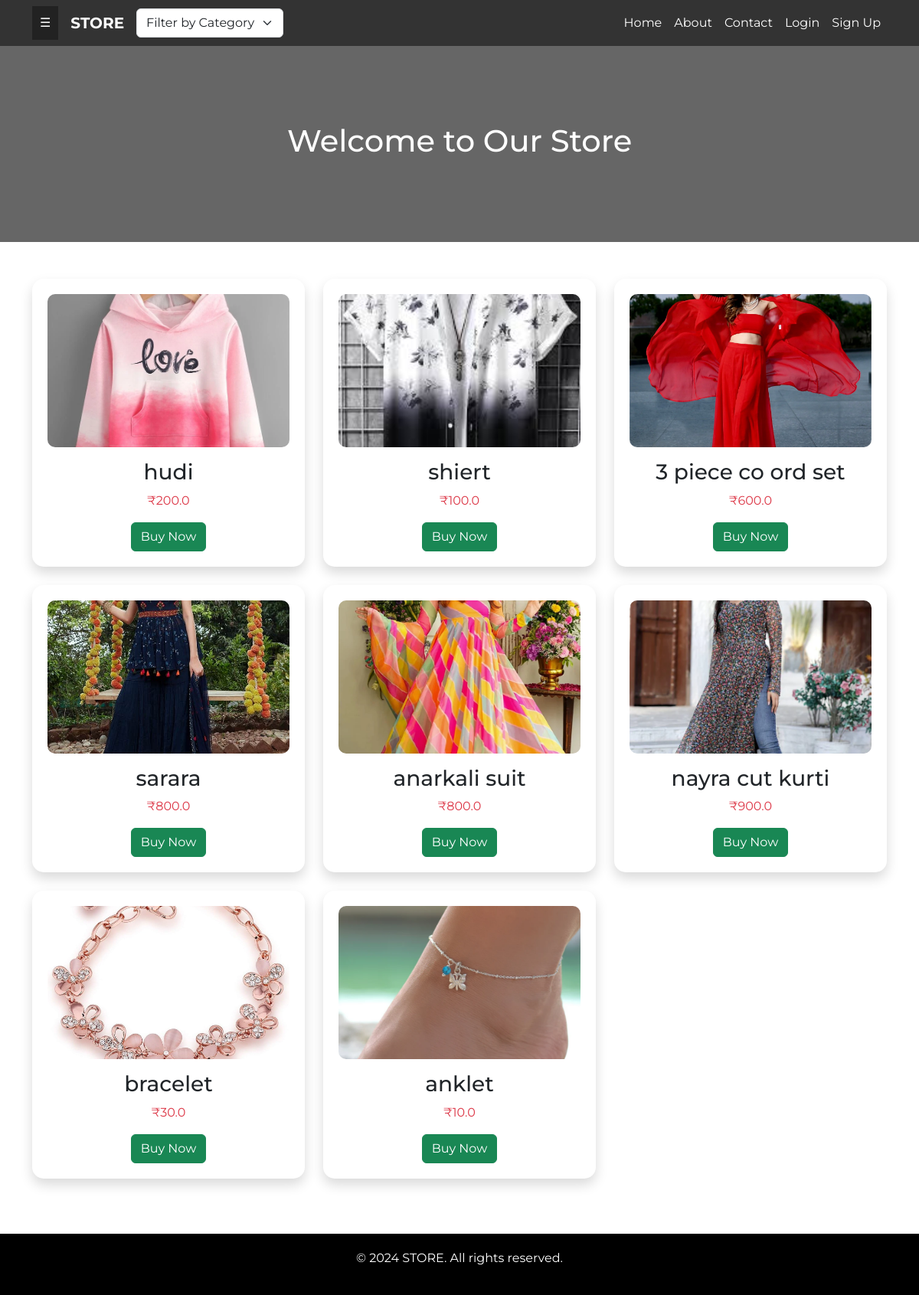
/, run on an earlier commit of the app's database.
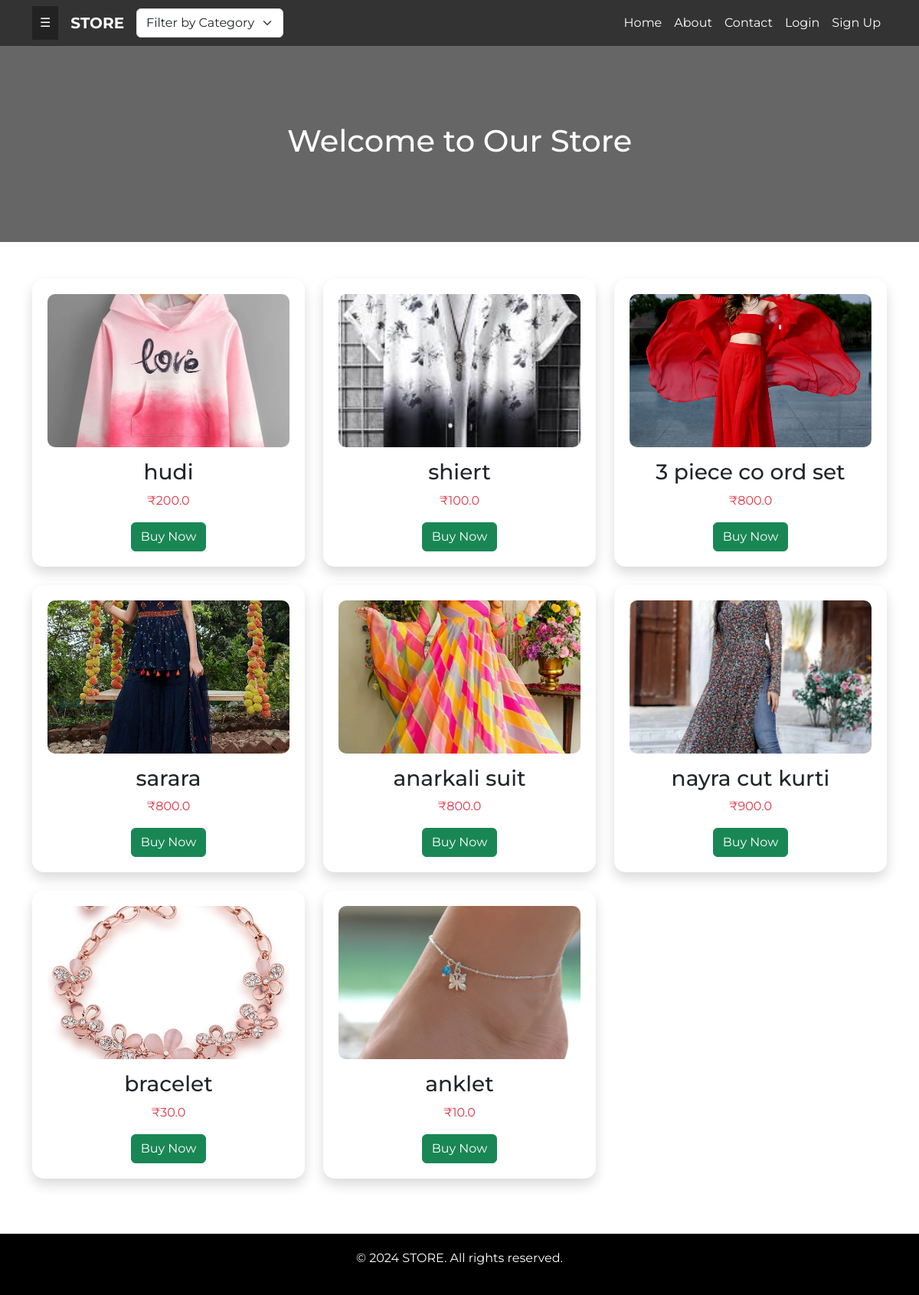
And on a later commit of the database.
### reg/models.py (models this page shows, shortened)
class Product(models.Model):
    name = models.CharField(max_length=50)
    category = models.ForeignKey(Category, on_delete=models.CASCADE)
    desc = models.TextField()
    price = models.FloatField(default=0.0)
    available_quantity = models.PositiveIntegerField(default=0)  # Renamed for clarity
    product_image = models.ImageField(upload_to='product_images/', null=True, blank=True)
    seller = models.ForeignKey(User, on_delete=models.CASCADE, related_name='products', null=True, blank=True)
    print(seller)

### reg/views.py (the view)
# urls.py: path('', views.index, name="index"),
def index(request):
    products = Product.objects.all()
    categories = Category.objects.all()
    return render(request, 'index.html', {'categories': categories,'products': products})

### reg/templates/index.html (shortened to what this page needs)
{% load static %}
<!DOCTYPE html>
<html lang="en">
<head>
    <link rel="stylesheet" href="https://cdn.jsdelivr.net/npm/bootstrap@5.3.3/dist/css/bootstrap.min.css">
    <link rel="stylesheet" href="https://cdnjs.cloudflare.com/ajax/libs/font-awesome/4.7.0/css/font-awesome.min.css">
</head>
<body>
<nav class="navbar navbar-expand-lg fixed-top">
    <div class="container">
        <button class="toggle-btn me-3" onclick="toggleSidebar()">☰</button>
        <a class="navbar-brand" href="#">STORE</a>
        <div class="filter-container">
            <select class="form-select" aria-label="Category Filter">
                <option selected>Filter by Category</option>
            </select>
        </div>
        <div class="collapse navbar-collapse" id="navbarNav">
            <ul class="navbar-nav ms-auto">
                {% block ln %}
                <li class="nav-item"><a class="nav-link" href="#">Home</a></li>
                <li class="nav-item"><a class="nav-link" href="#">About</a></li>
                <li class="nav-item"><a class="nav-link" href="#">Contact</a></li>
                <li class="nav-item"><a class="nav-link" href="{% url 'login' %}">Login</a></li>
                <li class="nav-item"><a class="nav-link" href="{% url 'signup' %}">Sign Up</a></li>
                {% endblock ln %}
            </ul>
        </div>
    </div>
</nav>
<div class="hero-container">
    <h1>Welcome to Our Store</h1>
</div>
<div class="container my-5">
    <div class="row">
        {% for product in products %}
        <div class="col-md-4 mb-4">
            <div class="product-card shadow">
                <img src="{{ product.product_image.url }}" alt="{{ product.name }}">
                <h3 class="mt-3">{{ product.name }}</h3>
                <p class="text-danger">₹{{ product.price }}</p>
                <a href="{% if user.is_authenticated %}#{% else %}{% url 'signup' %}{% endif %}" class="btn btn-success">Buy Now</a>
            </div>
        </div>
        {% endfor %}
    </div>
</div>
<footer class="footer">
    <p>&copy; 2024 STORE. All rights reserved.</p>
</footer>
</body>
</html>

What changed in the data, as far as the page shows it:
changed Product "3 piece co ord set": price "600.0" → "800.0"
